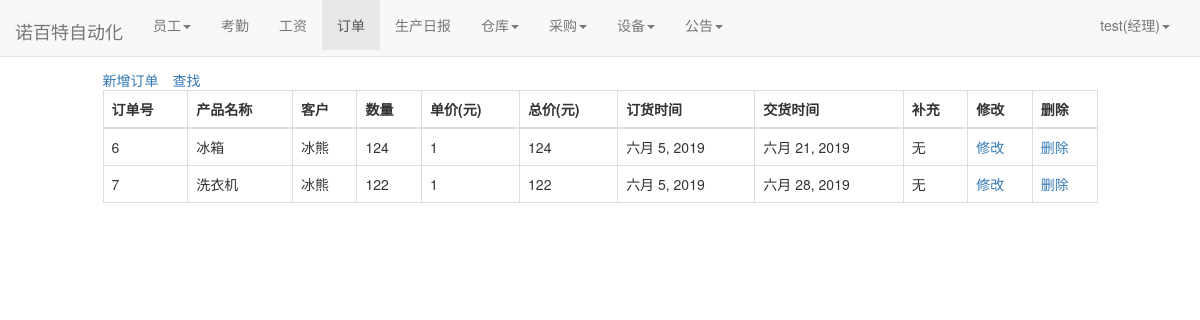
Screenshot of /orders/order_list/ (signed in) with the database file from the repository.
### user/models.py (models this page shows)
class Profile(models.Model):
    user = models.OneToOneField(User, on_delete=models.CASCADE)
    staff_gender = models.CharField(max_length=10, choices=(('male', '男'), ('female', '女')), default='male',
                                    verbose_name='性别')
    staff_age = models.PositiveIntegerField(verbose_name="年龄")
    staff_home = models.CharField(max_length=100, verbose_name="籍贯")
    staff_nationality = models.CharField(max_length=20, verbose_name="民族")  # 民族
    staff_tel = models.BigIntegerField(verbose_name="电话")
    start_time = models.DateField(auto_now_add=True, verbose_name="入职时间")  # 入职时间
    id_card = models.CharField(max_length=20,verbose_name="身份证")  # 身份证号
    staff_type = models.CharField(max_length=100,verbose_name="职位", null=True)  # 职位
    salary_pre_hour = models.IntegerField(verbose_name="时薪")  # 时薪
    class Meta:
        ordering = ['-start_time']

### orders/models.py (models this page shows)
class Orders(models.Model):#订单
    order_name=models.ForeignKey(Product,on_delete=models.DO_NOTHING, verbose_name="产品名称")
    order_client=models.CharField(max_length=100, verbose_name="客户名称")
    order_number = models.IntegerField(verbose_name="数量")
    order_price=models.IntegerField(verbose_name="单价(元)")
    order_total_price = models.IntegerField(verbose_name="总价(元)")
    order_time = models.DateField(auto_now_add=True, verbose_name="订货时间")
    order_end = models.DateField(verbose_name="交货时间")
    order_supplement=models.TextField(verbose_name="补充",null=True, blank=True)
    class Meta:
        ordering = ['-order_time']

### warehouse/models.py (models this page shows)
class Product(models.Model):
    product_name = models.CharField(max_length=100)
    def __str__(self):
        return self.product_name

### orders/views.py (the view)
# urls.py: path('order_list/', views.order_list, name='order_list'),
def order_list(request):
    order_lists = Orders.objects.all()
    context = {}
    context['order_lists'] = order_lists
    return render(request, 'order_list.html', context)

### user/models.py (called while the page is built)
def get_staff_type(self):
    if Profile.objects.filter(user=self).exists():
        profile = Profile.objects.get(user=self)
        return profile.staff_type
    else:
        return ''

### orders/templates/order_list.html (shortened to what this page needs)
{% extends 'base.html' %}
{% if user.is_authenticated %}
                        {% block nav_order_active %}active{% endblock %}
{% endif %}
{% block content %}
    <div class="containter">
        <div class="row">
            <div class="col-xs-10 col-xs-offset-1">
                {% if user.is_authenticated %}
                <table class="table table-bordered table-hover">
                    <span style="margin-right: 1em"><a href="{% url 'order_append' %}">新增订单</a></span>
                    <span><a href="{% url 'order_select' %}">查找</a></span>
                  <thead>
                    <tr>
                      <th scope="col">订单号</th>
                      <th scope="col">产品名称</th>
                      <th scope="col">客户</th>
                      <th scope="col">数量</th>
                      <th scope="col">单价(元)</th>
                       <th scope="col">总价(元)</th>
                        <th scope="col">订货时间</th>
                       <th scope="col">交货时间</th>
                      <th scope="col">补充</th>
                         <th scope="col">修改</th>
                      <th scope="col">删除</th>
                    </tr>
                  </thead>
                  <tbody>
                  {%for order in order_lists%}
                    <tr>
                      <td>{{order.id}}</td>
                      <td>{{order.order_name}}</td>
                      <td>{{order.order_client}}</td>
                      <td>{{order.order_number}}</td>
                      <td>{{order.order_price}}</td>
                        <td>{{order.order_total_price}}</td>
                      <td>{{order.order_time}}</td>
                      <td>{{order.order_end}}</td>
                      <td>{{order.order_supplement}}</td>
                           <td><a href="{% url 'order_modify' order.pk%}">修改</a></li></td>
                      <td><a href="{% url 'order_delete' order.pk%}">删除</a></li></td>
                    </tr>
                  {% endfor %}
                  </tbody>
                </table>
                {% else %}
                    <span>未登录，跳转到首页...</span>
                    <script type="text/javascript">
                        window.location.href = '/';
                    </script>
                {% endif %}
            </div>
        </div>
    </div>
{% endblock %}

### templates/base.html (shortened to what this page needs)
{% load staticfiles %}
<!doctype html>
<html lang="en">
<head>
    <link rel="stylesheet" href="{% static 'base.css' %}">
     <link rel="stylesheet" href="{% static 'home.css' %}">
    <link rel="stylesheet" href="{% static 'bootstrap-3.37/css/bootstrap.min.css' %}">
</head>
<body>
     <div class="navbar navbar-default navbar-fixed-top" role="navigation">
        <div class="container-fluid">
            <div class="navbar-header">
            </div>
        </div>
     </div>
    <nav class="navbar navbar-default navbar-fixed-top">
      <div class="container-fluid">
        <div class="navbar-header">
          <a class="navbar-brand" href="{% url 'home' %}">诺百特自动化</a>
        </div>
          {% if  user.is_authenticated %}
        <div class="collapse navbar-collapse" id="bs-example-navbar-collapse-1">
          <ul class="nav navbar-nav">
              {% if user.get_staff_type == '经理' %}
              <li class="{% block nav_staff_active %}{% endblock %}">
                    <li class="dropdown">
                      <a href="#" class="dropdown-toggle" data-toggle="dropdown" role="button" aria-haspopup="true" aria-expanded="false">员工<span class="caret"></span></a>
                    </li>
                  </li>
                 <li class="{% block nav_attendence_active %}{% endblock %}"><a href="{% url 'attendence_lists'%}">考勤</a></li>
                  <li class="{% block nav_salary_active %}{% endblock %}"><a href="{% url 'salary_lists'%}">工资</a></li>
                  <li class="{% block nav_order_active %}{% endblock %}"><a href="{% url 'order_list' %}">订单</a></li>
                  <li class="{% block nav_producediary_active %}{% endblock %}"><a href="{% url 'product_diary' %}">生产日报</a></li>
                   <li class="{% block nav_warehousediary_active %}{% endblock %}">
                    <li class="dropdown">
                      <a href="#" class="dropdown-toggle" data-toggle="dropdown" role="button" aria-haspopup="true" aria-expanded="false">仓库<span class="caret"></span></a>
                    </li>
                  </li>
                  <li class="{% block nav_purchase_active %}{% endblock %}">
                    <li class="dropdown">
                      <a href="#" class="dropdown-toggle" data-toggle="dropdown" role="button" aria-haspopup="true" aria-expanded="false">采购<span class="caret"></span></a>
                    </li>
                  </li>
                  <li class="{% block nav_facility_active %}{% endblock %}">
                    <li class="dropdown">
                      <a href="#" class="dropdown-toggle" data-toggle="dropdown" role="button" aria-haspopup="true" aria-expanded="false">设备<span class="caret"></span></a>
                    </li>
                  </li>
              <li class="{% block nav_notice_active %}{% endblock %}">
                    <li class="dropdown">
                      <a href="#" class="dropdown-toggle" data-toggle="dropdown" role="button" aria-haspopup="true" aria-expanded="false">公告<span class="caret"></span></a>
                    </li>
                  </li>
              {%endif%}
          </ul>
        <ul class="nav navbar-nav navbar-right">
            <li class="dropdown">
              <a href="#" class="dropdown-toggle" data-toggle="dropdown" role="button" aria-haspopup="true" aria-expanded="false">
                  {{user.username}}({{user.get_staff_type}})<span class="caret"></span></a>
            </li>
        </ul>
    </div>
          {% else %}
           <ul class="nav navbar-nav navbar-right">
                <li><a href="{% url 'login' %}?from={{ request.get_full_path }}">登录</a></li>
           </ul>
          {% endif %}
      </div>
    </nav>
    {% block content%} {% endblock %}
</body>
</html>

### static/home.css (style rules this page uses)
* { margin: 0; padding: 0; }
body { margin-top: 70px!important; }
ul { list-style-type: none!important; }
ul.navbar-right { margin-right: 0; }
div.navbar-header { font-size: 200%; padding-top: 0.2em; }

### rows the page displays
Orders: id "6", order_name "冰箱", order_client "冰熊", order_number "124", order_price "1", order_total_price "124", order_time "六月 5, 2019", order_end "六月 21, 2019", order_supplement "无"
Orders: id "7", order_name "洗衣机", order_client "冰熊", order_number "122", order_price "1", order_total_price "122", order_time "六月 5, 2019", order_end "六月 28, 2019", order_supplement "无"

### other values shown
{{ user.username }} "test"
{{ user.get_staff_type }} "经理"
